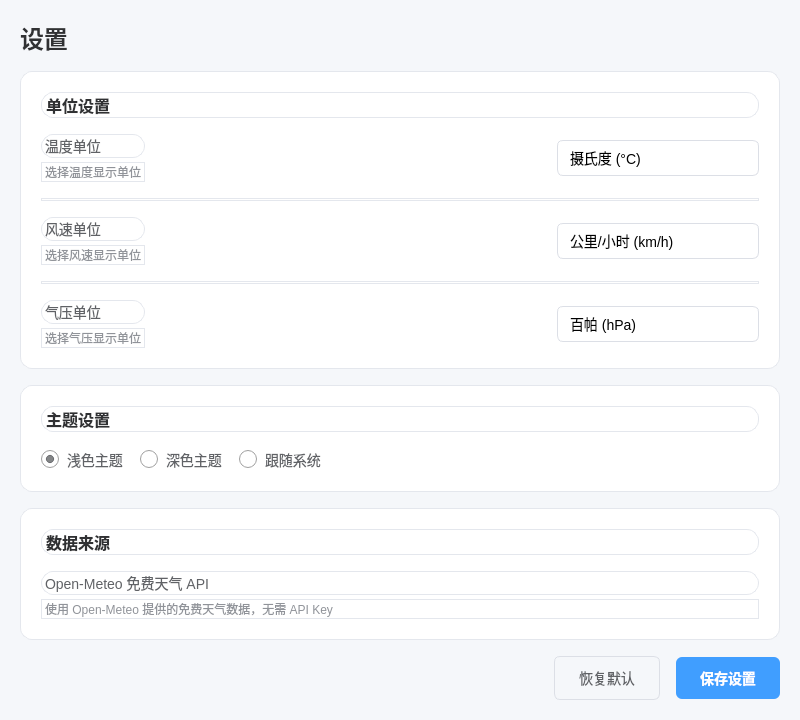
<?xml version="1.0" encoding="UTF-8"?>
<ui version="4.0">
 <class>SettingsWidget</class>
 <widget class="QWidget" name="SettingsWidget">
  <property name="geometry">
   <rect>
    <x>0</x>
    <y>0</y>
    <width>800</width>
    <height>600</height>
   </rect>
  </property>
  <property name="windowTitle">
   <string>设置</string>
  </property>
  <property name="styleSheet">
   <string notr="true">QWidget#SettingsWidget {
    background-color: #f5f7fa;
}

QFrame.settingCard {
    background-color: white;
    border-radius: 12px;
    border: 1px solid #e4e7ed;
}

QLabel.sectionTitle {
    font-size: 18px;
    font-weight: bold;
    color: #303133;
}

QLabel.settingLabel {
    font-size: 14px;
    color: #606266;
}

QLabel.settingDesc {
    font-size: 12px;
    color: #909399;
}

QComboBox {
    padding: 8px 12px;
    border: 1px solid #dcdfe6;
    border-radius: 6px;
    background-color: white;
    min-width: 150px;
    font-size: 14px;
}

QComboBox:hover {
    border-color: #409EFF;
}

QComboBox::drop-down {
    border: none;
    width: 24px;
}

QRadioButton {
    font-size: 14px;
    color: #606266;
    spacing: 8px;
}

QRadioButton::indicator {
    width: 18px;
    height: 18px;
}

QPushButton#saveBtn {
    background-color: #409EFF;
    color: white;
    border: none;
    border-radius: 6px;
    padding: 10px 24px;
    font-size: 14px;
    font-weight: bold;
}

QPushButton#saveBtn:hover {
    background-color: #66b1ff;
}

QPushButton#resetBtn {
    background-color: #f5f7fa;
    color: #606266;
    border: 1px solid #dcdfe6;
    border-radius: 6px;
    padding: 10px 24px;
    font-size: 14px;
}

QPushButton#resetBtn:hover {
    background-color: #e4e7ed;
}</string>
  </property>
  <layout class="QVBoxLayout" name="verticalLayout">
   <property name="spacing">
    <number>16</number>
   </property>
   <property name="leftMargin">
    <number>20</number>
   </property>
   <property name="topMargin">
    <number>20</number>
   </property>
   <property name="rightMargin">
    <number>20</number>
   </property>
   <property name="bottomMargin">
    <number>20</number>
   </property>
   <item>
    <widget class="QLabel" name="pageTitle">
     <property name="text">
      <string>设置</string>
     </property>
     <property name="styleSheet">
      <string>font-size: 24px; font-weight: bold; color: #303133;</string>
     </property>
    </widget>
   </item>
   <item>
    <widget class="QFrame" name="unitsCard">
     <property name="styleSheet">
      <string>QFrame { background-color: white; border-radius: 12px; border: 1px solid #e4e7ed; }</string>
     </property>
     <property name="frameShape">
      <enum>QFrame::Shape::StyledPanel</enum>
     </property>
     <layout class="QVBoxLayout" name="unitsLayout">
      <property name="spacing">
       <number>16</number>
      </property>
      <property name="leftMargin">
       <number>20</number>
      </property>
      <property name="topMargin">
       <number>20</number>
      </property>
      <property name="rightMargin">
       <number>20</number>
      </property>
      <property name="bottomMargin">
       <number>20</number>
      </property>
      <item>
       <widget class="QLabel" name="unitsTitle">
        <property name="text">
         <string>单位设置</string>
        </property>
        <property name="styleSheet">
         <string>font-size: 16px; font-weight: bold; color: #303133;</string>
        </property>
       </widget>
      </item>
      <item>
       <layout class="QHBoxLayout" name="tempUnitLayout">
        <item>
         <layout class="QVBoxLayout" name="tempLabelLayout">
          <property name="spacing">
           <number>4</number>
          </property>
          <item>
           <widget class="QLabel" name="tempUnitLabel">
            <property name="text">
             <string>温度单位</string>
            </property>
            <property name="styleSheet">
             <string>font-size: 14px; color: #606266;</string>
            </property>
           </widget>
          </item>
          <item>
           <widget class="QLabel" name="tempUnitDesc">
            <property name="text">
             <string>选择温度显示单位</string>
            </property>
            <property name="styleSheet">
             <string>font-size: 12px; color: #909399;</string>
            </property>
           </widget>
          </item>
         </layout>
        </item>
        <item>
         <spacer name="tempSpacer">
          <property name="orientation">
           <enum>Qt::Orientation::Horizontal</enum>
          </property>
          <property name="sizeHint" stdset="0">
           <size>
            <width>40</width>
            <height>20</height>
           </size>
          </property>
         </spacer>
        </item>
        <item>
         <widget class="QComboBox" name="tempUnitCombo">
          <item>
           <property name="text">
            <string>摄氏度 (°C)</string>
           </property>
          </item>
          <item>
           <property name="text">
            <string>华氏度 (°F)</string>
           </property>
          </item>
         </widget>
        </item>
       </layout>
      </item>
      <item>
       <widget class="Line" name="line1">
        <property name="orientation">
         <enum>Qt::Orientation::Horizontal</enum>
        </property>
       </widget>
      </item>
      <item>
       <layout class="QHBoxLayout" name="windUnitLayout">
        <item>
         <layout class="QVBoxLayout" name="windLabelLayout">
          <property name="spacing">
           <number>4</number>
          </property>
          <item>
           <widget class="QLabel" name="windUnitLabel">
            <property name="text">
             <string>风速单位</string>
            </property>
            <property name="styleSheet">
             <string>font-size: 14px; color: #606266;</string>
            </property>
           </widget>
          </item>
          <item>
           <widget class="QLabel" name="windUnitDesc">
            <property name="text">
             <string>选择风速显示单位</string>
            </property>
            <property name="styleSheet">
             <string>font-size: 12px; color: #909399;</string>
            </property>
           </widget>
          </item>
         </layout>
        </item>
        <item>
         <spacer name="windSpacer">
          <property name="orientation">
           <enum>Qt::Orientation::Horizontal</enum>
          </property>
          <property name="sizeHint" stdset="0">
           <size>
            <width>40</width>
            <height>20</height>
           </size>
          </property>
         </spacer>
        </item>
        <item>
         <widget class="QComboBox" name="windUnitCombo">
          <item>
           <property name="text">
            <string>公里/小时 (km/h)</string>
           </property>
          </item>
          <item>
           <property name="text">
            <string>米/秒 (m/s)</string>
           </property>
          </item>
          <item>
           <property name="text">
            <string>英里/小时 (mph)</string>
           </property>
          </item>
         </widget>
        </item>
       </layout>
      </item>
      <item>
       <widget class="Line" name="line2">
        <property name="orientation">
         <enum>Qt::Orientation::Horizontal</enum>
        </property>
       </widget>
      </item>
      <item>
       <layout class="QHBoxLayout" name="pressureUnitLayout">
        <item>
         <layout class="QVBoxLayout" name="pressureLabelLayout">
          <property name="spacing">
           <number>4</number>
          </property>
          <item>
           <widget class="QLabel" name="pressureUnitLabel">
            <property name="text">
             <string>气压单位</string>
            </property>
            <property name="styleSheet">
             <string>font-size: 14px; color: #606266;</string>
            </property>
           </widget>
          </item>
          <item>
           <widget class="QLabel" name="pressureUnitDesc">
            <property name="text">
             <string>选择气压显示单位</string>
            </property>
            <property name="styleSheet">
             <string>font-size: 12px; color: #909399;</string>
            </property>
           </widget>
          </item>
         </layout>
        </item>
        <item>
         <spacer name="pressureSpacer">
          <property name="orientation">
           <enum>Qt::Orientation::Horizontal</enum>
          </property>
          <property name="sizeHint" stdset="0">
           <size>
            <width>40</width>
            <height>20</height>
           </size>
          </property>
         </spacer>
        </item>
        <item>
         <widget class="QComboBox" name="pressureUnitCombo">
          <item>
           <property name="text">
            <string>百帕 (hPa)</string>
           </property>
          </item>
          <item>
           <property name="text">
            <string>毫米汞柱 (mmHg)</string>
           </property>
          </item>
         </widget>
        </item>
       </layout>
      </item>
     </layout>
    </widget>
   </item>
   <item>
    <widget class="QFrame" name="themeCard">
     <property name="styleSheet">
      <string>QFrame { background-color: white; border-radius: 12px; border: 1px solid #e4e7ed; }</string>
     </property>
     <property name="frameShape">
      <enum>QFrame::Shape::StyledPanel</enum>
     </property>
     <layout class="QVBoxLayout" name="themeLayout">
      <property name="spacing">
       <number>16</number>
      </property>
      <property name="leftMargin">
       <number>20</number>
      </property>
      <property name="topMargin">
       <number>20</number>
      </property>
      <property name="rightMargin">
       <number>20</number>
      </property>
      <property name="bottomMargin">
       <number>20</number>
      </property>
      <item>
       <widget class="QLabel" name="themeTitle">
        <property name="text">
         <string>主题设置</string>
        </property>
        <property name="styleSheet">
         <string>font-size: 16px; font-weight: bold; color: #303133;</string>
        </property>
       </widget>
      </item>
      <item>
       <layout class="QHBoxLayout" name="themeSelectLayout">
        <item>
         <widget class="QRadioButton" name="lightThemeRadio">
          <property name="text">
           <string>浅色主题</string>
          </property>
          <property name="checked">
           <bool>true</bool>
          </property>
         </widget>
        </item>
        <item>
         <widget class="QRadioButton" name="darkThemeRadio">
          <property name="text">
           <string>深色主题</string>
          </property>
         </widget>
        </item>
        <item>
         <widget class="QRadioButton" name="autoThemeRadio">
          <property name="text">
           <string>跟随系统</string>
          </property>
         </widget>
        </item>
        <item>
         <spacer name="themeSpacer">
          <property name="orientation">
           <enum>Qt::Orientation::Horizontal</enum>
          </property>
          <property name="sizeHint" stdset="0">
           <size>
            <width>40</width>
            <height>20</height>
           </size>
          </property>
         </spacer>
        </item>
       </layout>
      </item>
     </layout>
    </widget>
   </item>
   <item>
    <widget class="QFrame" name="apiCard">
     <property name="styleSheet">
      <string>QFrame { background-color: white; border-radius: 12px; border: 1px solid #e4e7ed; }</string>
     </property>
     <property name="frameShape">
      <enum>QFrame::Shape::StyledPanel</enum>
     </property>
     <layout class="QVBoxLayout" name="apiLayout">
      <property name="spacing">
       <number>16</number>
      </property>
      <property name="leftMargin">
       <number>20</number>
      </property>
      <property name="topMargin">
       <number>20</number>
      </property>
      <property name="rightMargin">
       <number>20</number>
      </property>
      <property name="bottomMargin">
       <number>20</number>
      </property>
      <item>
       <widget class="QLabel" name="apiTitle">
        <property name="text">
         <string>数据来源</string>
        </property>
        <property name="styleSheet">
         <string>font-size: 16px; font-weight: bold; color: #303133;</string>
        </property>
       </widget>
      </item>
      <item>
       <layout class="QHBoxLayout" name="apiKeyLayout">
        <item>
         <layout class="QVBoxLayout" name="apiLabelLayout">
          <property name="spacing">
           <number>4</number>
          </property>
          <item>
           <widget class="QLabel" name="apiKeyLabel">
            <property name="text">
             <string>Open-Meteo 免费天气 API</string>
            </property>
            <property name="styleSheet">
             <string>font-size: 14px; color: #606266;</string>
            </property>
           </widget>
          </item>
          <item>
           <widget class="QLabel" name="apiKeyDesc">
            <property name="text">
             <string>使用 Open-Meteo 提供的免费天气数据，无需 API Key</string>
            </property>
            <property name="styleSheet">
             <string>font-size: 12px; color: #909399;</string>
            </property>
           </widget>
          </item>
         </layout>
        </item>
       </layout>
      </item>
     </layout>
    </widget>
   </item>
   <item>
    <spacer name="bottomSpacer">
     <property name="orientation">
      <enum>Qt::Orientation::Vertical</enum>
     </property>
     <property name="sizeHint" stdset="0">
      <size>
       <width>20</width>
       <height>40</height>
      </size>
     </property>
    </spacer>
   </item>
   <item>
    <layout class="QHBoxLayout" name="buttonLayout">
     <item>
      <spacer name="btnSpacer">
       <property name="orientation">
        <enum>Qt::Orientation::Horizontal</enum>
       </property>
       <property name="sizeHint" stdset="0">
        <size>
         <width>40</width>
         <height>20</height>
        </size>
       </property>
      </spacer>
     </item>
     <item>
      <widget class="QPushButton" name="resetBtn">
       <property name="text">
        <string>恢复默认</string>
       </property>
      </widget>
     </item>
     <item>
      <widget class="QPushButton" name="saveBtn">
       <property name="text">
        <string>保存设置</string>
       </property>
      </widget>
     </item>
    </layout>
   </item>
  </layout>
 </widget>
 <resources/>
 <connections/>
</ui>
